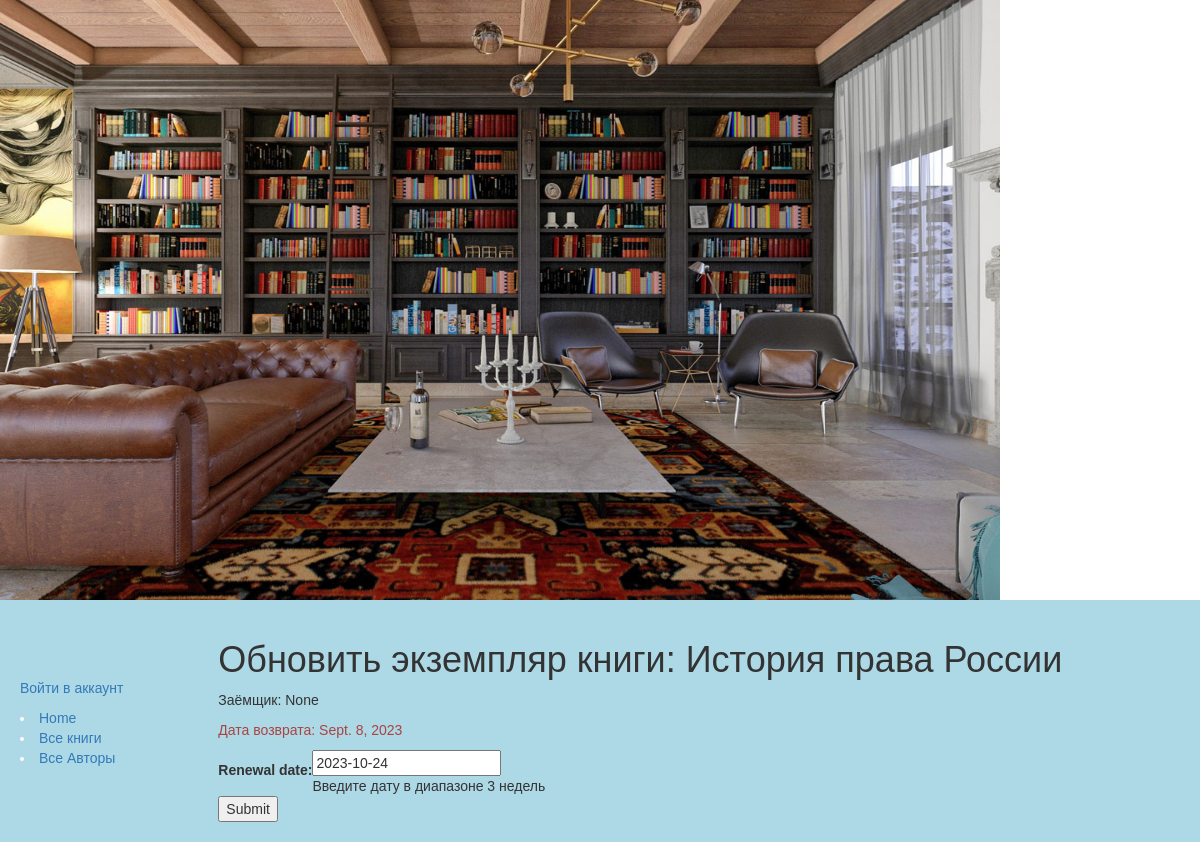
The app's page /catalog/book/e4f8c90b73184241927c06898e9fbd8e/renew/ with its own data.
### catalog/models.py (models this page shows, shortened)
class BookInstance(models.Model):
    id = models.UUIDField(primary_key=True, default=uuid.uuid4, help_text="Unique ID for this particular book across whole library")
    book = models.ForeignKey('Book', on_delete=models.SET_NULL, null=True)
    imprint = models.CharField(max_length=200)
    due_back = models.DateField(null=True, blank=True)
    zaemshik = models.ForeignKey(User, on_delete=models.SET_NULL, null=True, blank=True)
    def is_overdue(self):
        if self.due_back and date.today() > self.due_back:
            return True
        return False
    LOAN_STATUS = (
        ('m', 'Maintenance'),
        ('o', 'On loan'),
        ('a', 'Available'),
        ('r', 'Reserved'),
    )
    status = models.CharField(max_length=1, choices=LOAN_STATUS, blank=True, default='m', help_text='Book availability')
    class Meta:
        ordering = ["due_back"]
        permissions = (("can_mark_returned", "Set book as returned"),)

class Book(models.Model):
    title = models.CharField(max_length=200)
    author = models.ForeignKey('Author', on_delete=models.SET_NULL, null=True)
    summary = models.TextField(max_length=1000, help_text="Enter a brief description of the book")
    isbn = models.CharField('ISBN',max_length=13, help_text='13 Character <a href="https://www.isbn-international.org/content/what-isbn">ISBN number</a>')
    genre = models.ManyToManyField(Genre, help_text="Select a genre for this book")
    language=models.ForeignKey("language", on_delete=models.SET_NULL, null=True)
    def display_genre(self): # НУЖНО ДЛЯ ОТОБРАЖЕНИЯ ПОЛЕЙ НА САЙТЕ
        """
        Creates a string for the Genre. This is required to display genre in Admin.
        """
        return ', '.join([genre.name for genre in self.genre.all()[:3]])
    display_genre.short_description = 'Genre'

### catalog/views.py (the view)
# urls.py: url(r'^book/(?P<pk>[-\w]+)/renew/$', views.renew_book_librarian, name='renew-book-librarian'),
def renew_book_librarian(request, pk):
    book_inst = get_object_or_404(BookInstance, pk=pk)
    if request.method == 'POST':
        form = RenewBookForm(request.POST) #Здесь происходит заполнение
        if form.is_valid():
            book_inst.due_back = form.cleaned_data['renewal_date']
            book_inst.save()
            return HttpResponseRedirect(reverse('librarians-books') ) #reverse то же самое, что и url
    else:
        proposed_renewal_date = datetime.date.today() + datetime.timedelta(weeks=3)#Предполагаемая дата (здесь можем ввести те данные которые отобразятся уже для пользователя в качестве подсказки)
        form = RenewBookForm(initial={'renewal_date': proposed_renewal_date,})
    return render(request, 'catalog/book_renew_librarian.html', {'form': form, 'bookinst':book_inst}) #render объединяет запрос со словарём

### catalog/forms.py (shortened to what this page needs)
class RenewBookForm(forms.Form):
    renewal_date = forms.DateField(help_text="Введите дату в диапазоне 3 недель ")

### catalog/templates/catalog/book_renew_librarian.html (shortened to what this page needs)
{% extends "base_generic.html" %}
{% block content %}
    <h1>Обновить экземпляр книги: {{bookinst.book.title}}</h1>
    <p>Заёмщик: {{bookinst.zaemshik}}</p>
    <p{% if bookinst.is_overdue %} class="text-danger"{% endif %}>Дата возврата: {{bookinst.due_back}}</p>
    <form action="" method="post">
        <table>
        {{ form }}
        </table>
        <input type="submit" value="Submit" />
    </form>
{% endblock %}

### catalog/static/css/styles.css (style rules this page uses)
body { font-family: ‘Arial’, sans-serif; margin: 0; }

### records on screen
BookInstance: book "История права России", zaemshik "None", due_back "Sept. 8, 2023"
